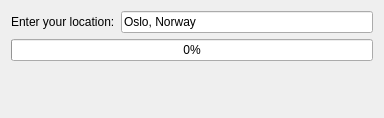
<?xml version="1.0" encoding="UTF-8"?>
<ui version="4.0">
 <class>Form</class>
 <widget class="QWidget" name="Form">
  <property name="geometry">
   <rect>
    <x>0</x>
    <y>0</y>
    <width>384</width>
    <height>118</height>
   </rect>
  </property>
  <property name="windowTitle">
   <string>Form</string>
  </property>
  <layout class="QGridLayout" name="gridLayout">
   <item row="0" column="0">
    <layout class="QHBoxLayout" name="horizontalLayout">
     <item>
      <widget class="QLabel" name="locationLabel">
       <property name="text">
        <string>Enter your location:</string>
       </property>
      </widget>
     </item>
     <item>
      <widget class="QLineEdit" name="locationEdit">
       <property name="text">
        <string>Oslo, Norway</string>
       </property>
      </widget>
     </item>
    </layout>
   </item>
   <item row="1" column="0">
    <widget class="QProgressBar" name="progressBar">
     <property name="value">
      <number>0</number>
     </property>
    </widget>
   </item>
   <item row="2" column="0">
    <widget class="QLabel" name="weatherLabel">
     <property name="text">
      <string/>
     </property>
     <property name="alignment">
      <set>Qt::AlignCenter</set>
     </property>
    </widget>
   </item>
  </layout>
 </widget>
 <resources/>
 <connections/>
</ui>
